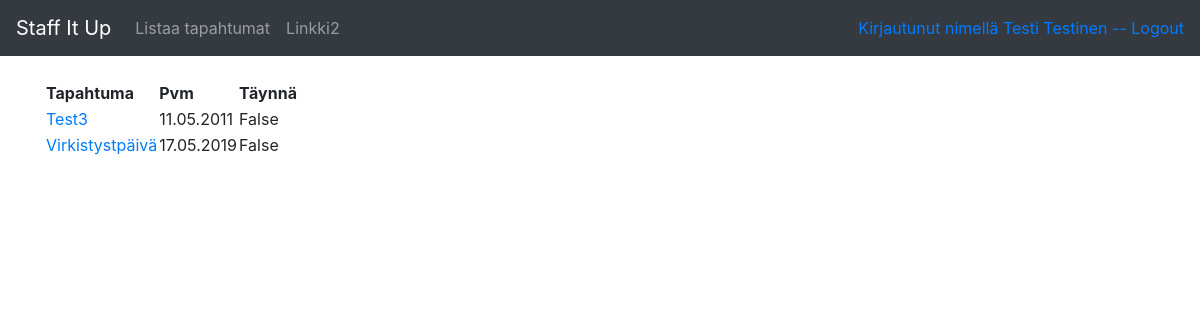
The page /user/events (signed in) on the database as committed earlier.
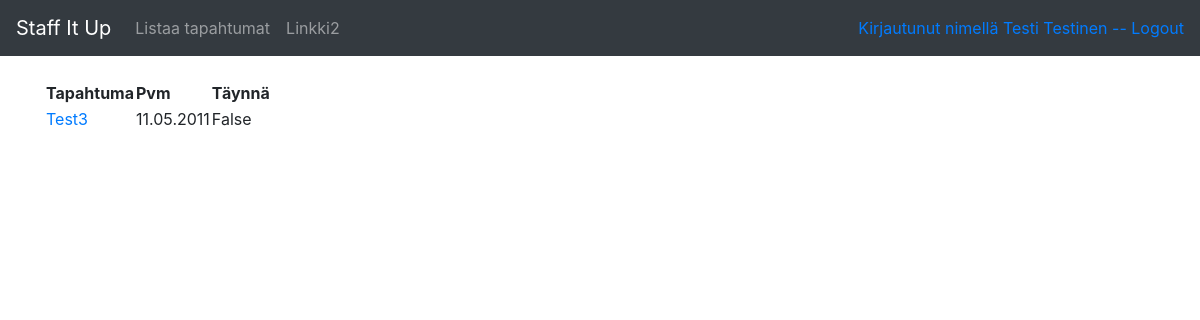
The same page on the database as committed later.
### application/auth/models.py (models this page shows, shortened)
class User(db.Model):
    __tablename__ = "account"
    id = db.Column(db.Integer, primary_key=True)
    date_created = db.Column(db.DateTime, default=db.func.current_timestamp())
    date_modified = db.Column(db.DateTime, default=db.func.current_timestamp(),
                              onupdate=db.func.current_timestamp())
    name = db.Column(db.String(144), nullable=False)
    username = db.Column(db.String(20), nullable=False)
    password = db.Column(db.String(30), nullable=False)
    email = db.Column(db.String(144))
    phone = db.Column(db.String(20))
    roles = db.relationship("Role", secondary="account_role")
    def is_authenticated(self):
        return True

### application/events/models.py (models this page shows, shortened)
class Event(db.Model):
    id = db.Column(db.Integer, primary_key=True)
    type = db.Column(db.String(144), nullable=False)
    date = db.Column(db.Date, nullable=False)
    pax = db.Column(db.Integer)
    info = db.Column(db.String(500))
    staffed = db.Column(db.Boolean, nullable=False)
    assignments = db.relationship("Assignment", backref='event', lazy=True)

### application/events/views.py (the view)
@app.route("/user/events", methods=["GET"])
@login_required(role="user")
def events_userindex():
    events = Event.query.all()
    return render_template("user/events/list.html", events = Event.query.order_by(Event.date).all())

### application/__init__.py (called while the page is built)
def login_required(role="ANY"):
    def wrapper(fn):
        @wraps(fn)
        def decorated_view(*args, **kwargs):
            if not current_user.is_authenticated():
                return login_manager.unauthorized()
            unauthorized = False
            if role != "ANY":
                unauthorized = True
                if role == "admin":
                    login_manager.login_view = "admin_login"
                for user_role in current_user.roles:
                    if user_role.name == role:
                        unauthorized = False
                        break
            if unauthorized:
                return login_manager.unauthorized()
            login_manager.login_view = "auth_login"
            return fn(*args, **kwargs)
        return decorated_view
    return wrapper

@login_manager.user_loader
def load_user(user_id):
    return User.query.get(user_id)

### application/templates/user/events/list.html
{% extends "user/layout.html" %}
{% block body %}
  <table>
    <tr>
      <th>Tapahtuma</th>
      <th>Pvm</th>
      <th>Täynnä</th>
    </tr>
    {% for event in events %}
      {% if event.assignments %}
      <tr>
        <td>
          <a href="{{ url_for('event_details_user', event_id=event.id) }}">{{ event.type }}</a>
        </td>
        <td>{{ event.date.strftime("%d.%m.%Y") }}</td>
        <td>{{ event.staffed }}</td>
      </tr>
      {% endif %}
    {% endfor %}
  </table>
{% endblock %}

### application/templates/user/layout.html (shortened to what this page needs)
<!DOCTYPE html>
  <html>
    <head>
      <link rel="stylesheet" href="https://maxcdn.bootstrapcdn.com/bootstrap/4.0.0/css/bootstrap.min.css">
    </head>
    <body>
      <nav class="navbar navbar-expand-md navbar-dark bg-dark mb-4">
	      <a class="navbar-brand" href="{{ url_for('user_index') }} ">Staff It Up</a>
	        <div class="collapse navbar-collapse" id="navbarCollapse">
            <ul class="navbar-nav mr-auto">
              <li class="nav-item">
                <a class="nav-link" href="{{ url_for('events_userindex') }}">Listaa tapahtumat</a>
              </li>
              <li class="nav-item">
                <a class="nav-link" href="{{ url_for('user_index') }}">Linkki2</a>
              </li>
            </ul>
            <div class="form-inline mt-2 mt-md-0">
	            {% if current_user.is_authenticated %}
	            <a href="{{ url_for('auth_logout') }}">Kirjautunut nimellä {{ current_user.name }} -- Logout</a>
	            {% endif %}
            </div>
	        </div>
        </nav>
        <main role="main" class="container">
	        {% block body %}{% endblock %}
      </main>
    </body>
  </html>

Rows that differ between the two databases and show on the page:
removed Event: type "Virkistystpäivä", date "17.05.2019", staffed "False"
